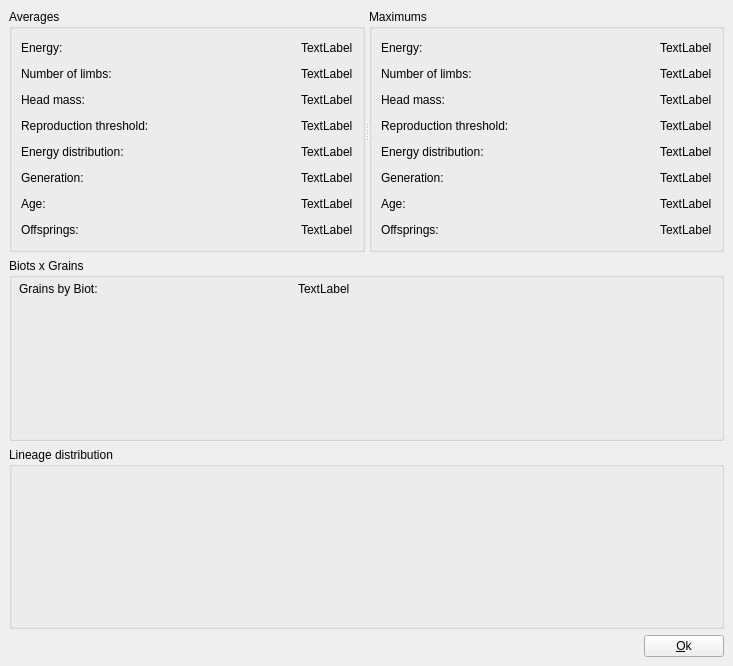
<ui version="4.0" >
 <class>Stat</class>
 <widget class="QWidget" name="Stat" >
  <property name="geometry" >
   <rect>
    <x>0</x>
    <y>0</y>
    <width>733</width>
    <height>666</height>
   </rect>
  </property>
  <property name="windowTitle" >
   <string>Statistics</string>
  </property>
  <property name="windowIcon" >
   <iconset resource="../../graphs/recursos.qrc" >
    <normaloff>:/botoes/botoes/estatisticas.png</normaloff>:/botoes/botoes/estatisticas.png</iconset>
  </property>
  <layout class="QVBoxLayout" >
   <property name="spacing" >
    <number>6</number>
   </property>
   <property name="margin" >
    <number>9</number>
   </property>
   <item>
    <widget class="QSplitter" name="splitter" >
     <property name="orientation" >
      <enum>Qt::Horizontal</enum>
     </property>
     <widget class="QGroupBox" name="groupBox_3" >
      <property name="title" >
       <string>Averages</string>
      </property>
      <layout class="QVBoxLayout" >
       <property name="spacing" >
        <number>6</number>
       </property>
       <property name="margin" >
        <number>9</number>
       </property>
       <item>
        <layout class="QHBoxLayout" >
         <property name="spacing" >
          <number>6</number>
         </property>
         <property name="margin" >
          <number>0</number>
         </property>
         <item>
          <widget class="QLabel" name="label1" >
           <property name="text" >
            <string>Energy:</string>
           </property>
          </widget>
         </item>
         <item>
          <spacer>
           <property name="orientation" >
            <enum>Qt::Horizontal</enum>
           </property>
           <property name="sizeHint" stdset="0" >
            <size>
             <width>40</width>
             <height>20</height>
            </size>
           </property>
          </spacer>
         </item>
         <item>
          <widget class="QLabel" name="labelEnergia" >
           <property name="text" >
            <string>TextLabel</string>
           </property>
          </widget>
         </item>
        </layout>
       </item>
       <item>
        <layout class="QHBoxLayout" >
         <property name="spacing" >
          <number>6</number>
         </property>
         <property name="margin" >
          <number>0</number>
         </property>
         <item>
          <widget class="QLabel" name="label2" >
           <property name="text" >
            <string>Number of limbs:</string>
           </property>
          </widget>
         </item>
         <item>
          <spacer>
           <property name="orientation" >
            <enum>Qt::Horizontal</enum>
           </property>
           <property name="sizeHint" stdset="0" >
            <size>
             <width>40</width>
             <height>20</height>
            </size>
           </property>
          </spacer>
         </item>
         <item>
          <widget class="QLabel" name="labelSegmentos" >
           <property name="text" >
            <string>TextLabel</string>
           </property>
          </widget>
         </item>
        </layout>
       </item>
       <item>
        <layout class="QHBoxLayout" >
         <property name="spacing" >
          <number>6</number>
         </property>
         <property name="margin" >
          <number>0</number>
         </property>
         <item>
          <widget class="QLabel" name="label3" >
           <property name="text" >
            <string>Head mass:</string>
           </property>
          </widget>
         </item>
         <item>
          <spacer>
           <property name="orientation" >
            <enum>Qt::Horizontal</enum>
           </property>
           <property name="sizeHint" stdset="0" >
            <size>
             <width>40</width>
             <height>20</height>
            </size>
           </property>
          </spacer>
         </item>
         <item>
          <widget class="QLabel" name="labelCabeca" >
           <property name="text" >
            <string>TextLabel</string>
           </property>
          </widget>
         </item>
        </layout>
       </item>
       <item>
        <layout class="QHBoxLayout" >
         <property name="spacing" >
          <number>6</number>
         </property>
         <property name="margin" >
          <number>0</number>
         </property>
         <item>
          <widget class="QLabel" name="labe4" >
           <property name="text" >
            <string>Reproduction threshold:</string>
           </property>
          </widget>
         </item>
         <item>
          <spacer>
           <property name="orientation" >
            <enum>Qt::Horizontal</enum>
           </property>
           <property name="sizeHint" stdset="0" >
            <size>
             <width>40</width>
             <height>20</height>
            </size>
           </property>
          </spacer>
         </item>
         <item>
          <widget class="QLabel" name="labelLimiar" >
           <property name="text" >
            <string>TextLabel</string>
           </property>
          </widget>
         </item>
        </layout>
       </item>
       <item>
        <layout class="QHBoxLayout" >
         <property name="spacing" >
          <number>6</number>
         </property>
         <property name="margin" >
          <number>0</number>
         </property>
         <item>
          <widget class="QLabel" name="label5" >
           <property name="text" >
            <string>Energy distribution:</string>
           </property>
          </widget>
         </item>
         <item>
          <spacer>
           <property name="orientation" >
            <enum>Qt::Horizontal</enum>
           </property>
           <property name="sizeHint" stdset="0" >
            <size>
             <width>40</width>
             <height>20</height>
            </size>
           </property>
          </spacer>
         </item>
         <item>
          <widget class="QLabel" name="labelDistribuicao" >
           <property name="text" >
            <string>TextLabel</string>
           </property>
          </widget>
         </item>
        </layout>
       </item>
       <item>
        <layout class="QHBoxLayout" >
         <property name="spacing" >
          <number>6</number>
         </property>
         <property name="margin" >
          <number>0</number>
         </property>
         <item>
          <widget class="QLabel" name="label6" >
           <property name="text" >
            <string>Generation:</string>
           </property>
          </widget>
         </item>
         <item>
          <spacer>
           <property name="orientation" >
            <enum>Qt::Horizontal</enum>
           </property>
           <property name="sizeHint" stdset="0" >
            <size>
             <width>40</width>
             <height>20</height>
            </size>
           </property>
          </spacer>
         </item>
         <item>
          <widget class="QLabel" name="labelGeracao" >
           <property name="text" >
            <string>TextLabel</string>
           </property>
          </widget>
         </item>
        </layout>
       </item>
       <item>
        <layout class="QHBoxLayout" >
         <property name="spacing" >
          <number>6</number>
         </property>
         <property name="margin" >
          <number>0</number>
         </property>
         <item>
          <widget class="QLabel" name="label7" >
           <property name="text" >
            <string>Age:</string>
           </property>
          </widget>
         </item>
         <item>
          <spacer>
           <property name="orientation" >
            <enum>Qt::Horizontal</enum>
           </property>
           <property name="sizeHint" stdset="0" >
            <size>
             <width>40</width>
             <height>20</height>
            </size>
           </property>
          </spacer>
         </item>
         <item>
          <widget class="QLabel" name="labelIdade" >
           <property name="text" >
            <string>TextLabel</string>
           </property>
          </widget>
         </item>
        </layout>
       </item>
       <item>
        <layout class="QHBoxLayout" >
         <property name="spacing" >
          <number>6</number>
         </property>
         <property name="margin" >
          <number>0</number>
         </property>
         <item>
          <widget class="QLabel" name="label" >
           <property name="text" >
            <string>Offsprings:</string>
           </property>
          </widget>
         </item>
         <item>
          <spacer>
           <property name="orientation" >
            <enum>Qt::Horizontal</enum>
           </property>
           <property name="sizeHint" stdset="0" >
            <size>
             <width>40</width>
             <height>20</height>
            </size>
           </property>
          </spacer>
         </item>
         <item>
          <widget class="QLabel" name="labelFilhos" >
           <property name="text" >
            <string>TextLabel</string>
           </property>
          </widget>
         </item>
        </layout>
       </item>
      </layout>
     </widget>
     <widget class="QGroupBox" name="groupBox_4" >
      <property name="title" >
       <string>Maximums</string>
      </property>
      <layout class="QVBoxLayout" >
       <property name="spacing" >
        <number>6</number>
       </property>
       <property name="margin" >
        <number>9</number>
       </property>
       <item>
        <layout class="QHBoxLayout" >
         <property name="spacing" >
          <number>6</number>
         </property>
         <property name="margin" >
          <number>0</number>
         </property>
         <item>
          <widget class="QLabel" name="label1_2" >
           <property name="text" >
            <string>Energy:</string>
           </property>
          </widget>
         </item>
         <item>
          <spacer>
           <property name="orientation" >
            <enum>Qt::Horizontal</enum>
           </property>
           <property name="sizeHint" stdset="0" >
            <size>
             <width>40</width>
             <height>20</height>
            </size>
           </property>
          </spacer>
         </item>
         <item>
          <widget class="QLabel" name="labelEnergia_2" >
           <property name="text" >
            <string>TextLabel</string>
           </property>
          </widget>
         </item>
        </layout>
       </item>
       <item>
        <layout class="QHBoxLayout" >
         <property name="spacing" >
          <number>6</number>
         </property>
         <property name="margin" >
          <number>0</number>
         </property>
         <item>
          <widget class="QLabel" name="label2_2" >
           <property name="text" >
            <string>Number of limbs:</string>
           </property>
          </widget>
         </item>
         <item>
          <spacer>
           <property name="orientation" >
            <enum>Qt::Horizontal</enum>
           </property>
           <property name="sizeHint" stdset="0" >
            <size>
             <width>40</width>
             <height>20</height>
            </size>
           </property>
          </spacer>
         </item>
         <item>
          <widget class="QLabel" name="labelSegmentos_2" >
           <property name="text" >
            <string>TextLabel</string>
           </property>
          </widget>
         </item>
        </layout>
       </item>
       <item>
        <layout class="QHBoxLayout" >
         <property name="spacing" >
          <number>6</number>
         </property>
         <property name="margin" >
          <number>0</number>
         </property>
         <item>
          <widget class="QLabel" name="label3_2" >
           <property name="text" >
            <string>Head mass:</string>
           </property>
          </widget>
         </item>
         <item>
          <spacer>
           <property name="orientation" >
            <enum>Qt::Horizontal</enum>
           </property>
           <property name="sizeHint" stdset="0" >
            <size>
             <width>40</width>
             <height>20</height>
            </size>
           </property>
          </spacer>
         </item>
         <item>
          <widget class="QLabel" name="labelCabeca_2" >
           <property name="text" >
            <string>TextLabel</string>
           </property>
          </widget>
         </item>
        </layout>
       </item>
       <item>
        <layout class="QHBoxLayout" >
         <property name="spacing" >
          <number>6</number>
         </property>
         <property name="margin" >
          <number>0</number>
         </property>
         <item>
          <widget class="QLabel" name="labe4_2" >
           <property name="text" >
            <string>Reproduction threshold:</string>
           </property>
          </widget>
         </item>
         <item>
          <spacer>
           <property name="orientation" >
            <enum>Qt::Horizontal</enum>
           </property>
           <property name="sizeHint" stdset="0" >
            <size>
             <width>40</width>
             <height>20</height>
            </size>
           </property>
          </spacer>
         </item>
         <item>
          <widget class="QLabel" name="labelLimiar_2" >
           <property name="text" >
            <string>TextLabel</string>
           </property>
          </widget>
         </item>
        </layout>
       </item>
       <item>
        <layout class="QHBoxLayout" >
         <property name="spacing" >
          <number>6</number>
         </property>
         <property name="margin" >
          <number>0</number>
         </property>
         <item>
          <widget class="QLabel" name="label5_2" >
           <property name="text" >
            <string>Energy distribution:</string>
           </property>
          </widget>
         </item>
         <item>
          <spacer>
           <property name="orientation" >
            <enum>Qt::Horizontal</enum>
           </property>
           <property name="sizeHint" stdset="0" >
            <size>
             <width>40</width>
             <height>20</height>
            </size>
           </property>
          </spacer>
         </item>
         <item>
          <widget class="QLabel" name="labelDistribuicao_2" >
           <property name="text" >
            <string>TextLabel</string>
           </property>
          </widget>
         </item>
        </layout>
       </item>
       <item>
        <layout class="QHBoxLayout" >
         <property name="spacing" >
          <number>6</number>
         </property>
         <property name="margin" >
          <number>0</number>
         </property>
         <item>
          <widget class="QLabel" name="label6_2" >
           <property name="text" >
            <string>Generation:</string>
           </property>
          </widget>
         </item>
         <item>
          <spacer>
           <property name="orientation" >
            <enum>Qt::Horizontal</enum>
           </property>
           <property name="sizeHint" stdset="0" >
            <size>
             <width>40</width>
             <height>20</height>
            </size>
           </property>
          </spacer>
         </item>
         <item>
          <widget class="QLabel" name="labelGeracao_2" >
           <property name="text" >
            <string>TextLabel</string>
           </property>
          </widget>
         </item>
        </layout>
       </item>
       <item>
        <layout class="QHBoxLayout" >
         <property name="spacing" >
          <number>6</number>
         </property>
         <property name="margin" >
          <number>0</number>
         </property>
         <item>
          <widget class="QLabel" name="label7_2" >
           <property name="text" >
            <string>Age:</string>
           </property>
          </widget>
         </item>
         <item>
          <spacer>
           <property name="orientation" >
            <enum>Qt::Horizontal</enum>
           </property>
           <property name="sizeHint" stdset="0" >
            <size>
             <width>40</width>
             <height>20</height>
            </size>
           </property>
          </spacer>
         </item>
         <item>
          <widget class="QLabel" name="labelIdade_2" >
           <property name="text" >
            <string>TextLabel</string>
           </property>
          </widget>
         </item>
        </layout>
       </item>
       <item>
        <layout class="QHBoxLayout" >
         <property name="spacing" >
          <number>6</number>
         </property>
         <property name="margin" >
          <number>0</number>
         </property>
         <item>
          <widget class="QLabel" name="label_2" >
           <property name="text" >
            <string>Offsprings:</string>
           </property>
          </widget>
         </item>
         <item>
          <spacer>
           <property name="orientation" >
            <enum>Qt::Horizontal</enum>
           </property>
           <property name="sizeHint" stdset="0" >
            <size>
             <width>40</width>
             <height>20</height>
            </size>
           </property>
          </spacer>
         </item>
         <item>
          <widget class="QLabel" name="labelFilhos_2" >
           <property name="text" >
            <string>TextLabel</string>
           </property>
          </widget>
         </item>
        </layout>
       </item>
      </layout>
     </widget>
    </widget>
   </item>
   <item>
    <widget class="QGroupBox" name="groupBox" >
     <property name="title" >
      <string>Biots x Grains</string>
     </property>
     <widget class="QWidget" name="layoutWidget" >
      <property name="geometry" >
       <rect>
        <x>10</x>
        <y>20</y>
        <width>331</width>
        <height>22</height>
       </rect>
      </property>
      <layout class="QHBoxLayout" >
       <property name="spacing" >
        <number>6</number>
       </property>
       <property name="margin" >
        <number>0</number>
       </property>
       <item>
        <widget class="QLabel" name="label_3" >
         <property name="text" >
          <string>Grains by Biot:</string>
         </property>
        </widget>
       </item>
       <item>
        <spacer>
         <property name="orientation" >
          <enum>Qt::Horizontal</enum>
         </property>
         <property name="sizeHint" stdset="0" >
          <size>
           <width>40</width>
           <height>20</height>
          </size>
         </property>
        </spacer>
       </item>
       <item>
        <widget class="QLabel" name="labelGraosxBiotas" >
         <property name="text" >
          <string>TextLabel</string>
         </property>
        </widget>
       </item>
      </layout>
     </widget>
     <widget class="Grafico" native="1" name="imgBiotasGraos" >
      <property name="geometry" >
       <rect>
        <x>10</x>
        <y>50</y>
        <width>691</width>
        <height>121</height>
       </rect>
      </property>
      <property name="sizePolicy" >
       <sizepolicy vsizetype="Fixed" hsizetype="Fixed" >
        <horstretch>0</horstretch>
        <verstretch>0</verstretch>
       </sizepolicy>
      </property>
     </widget>
    </widget>
   </item>
   <item>
    <widget class="QGroupBox" name="groupBox_2" >
     <property name="title" >
      <string>Lineage distribution</string>
     </property>
     <widget class="Grafico" native="1" name="imgEspecies" >
      <property name="geometry" >
       <rect>
        <x>10</x>
        <y>20</y>
        <width>691</width>
        <height>151</height>
       </rect>
      </property>
      <property name="sizePolicy" >
       <sizepolicy vsizetype="Fixed" hsizetype="Fixed" >
        <horstretch>0</horstretch>
        <verstretch>0</verstretch>
       </sizepolicy>
      </property>
     </widget>
    </widget>
   </item>
   <item>
    <layout class="QHBoxLayout" >
     <property name="spacing" >
      <number>6</number>
     </property>
     <property name="margin" >
      <number>0</number>
     </property>
     <item>
      <spacer>
       <property name="orientation" >
        <enum>Qt::Horizontal</enum>
       </property>
       <property name="sizeHint" stdset="0" >
        <size>
         <width>40</width>
         <height>20</height>
        </size>
       </property>
      </spacer>
     </item>
     <item>
      <widget class="QPushButton" name="buttonOk" >
       <property name="text" >
        <string>&amp;Ok</string>
       </property>
      </widget>
     </item>
    </layout>
   </item>
  </layout>
 </widget>
 <customwidgets>
  <customwidget>
   <class>Grafico</class>
   <extends>QWidget</extends>
   <header>grafico.h</header>
  </customwidget>
 </customwidgets>
 <resources>
  <include location="../../graphs/recursos.qrc" />
 </resources>
 <connections>
  <connection>
   <sender>buttonOk</sender>
   <signal>clicked()</signal>
   <receiver>Stat</receiver>
   <slot>close()</slot>
   <hints>
    <hint type="sourcelabel" >
     <x>723</x>
     <y>527</y>
    </hint>
    <hint type="destinationlabel" >
     <x>428</x>
     <y>519</y>
    </hint>
   </hints>
  </connection>
 </connections>
</ui>
